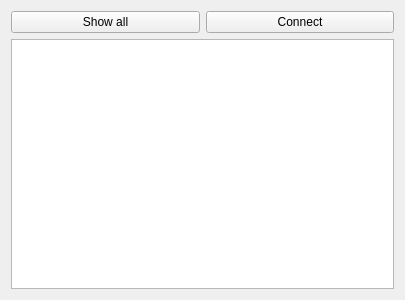
<?xml version="1.0" encoding="UTF-8"?>
<ui version="4.0">
 <class>Network_layout</class>
 <widget class="QWidget" name="Network_layout">
  <property name="geometry">
   <rect>
    <x>0</x>
    <y>0</y>
    <width>405</width>
    <height>300</height>
   </rect>
  </property>
  <property name="sizePolicy">
   <sizepolicy hsizetype="Expanding" vsizetype="Expanding">
    <horstretch>0</horstretch>
    <verstretch>1</verstretch>
   </sizepolicy>
  </property>
  <property name="windowTitle">
   <string>Form</string>
  </property>
  <layout class="QVBoxLayout" name="verticalLayout">
   <item>
    <layout class="QHBoxLayout" name="horizontalLayout">
     <item>
      <widget class="QPushButton" name="btn_showAll">
       <property name="sizePolicy">
        <sizepolicy hsizetype="Expanding" vsizetype="Fixed">
         <horstretch>0</horstretch>
         <verstretch>0</verstretch>
        </sizepolicy>
       </property>
       <property name="text">
        <string>Show all</string>
       </property>
       <property name="autoDefault">
        <bool>false</bool>
       </property>
       <property name="default">
        <bool>false</bool>
       </property>
      </widget>
     </item>
     <item>
      <widget class="QPushButton" name="btn_connect">
       <property name="sizePolicy">
        <sizepolicy hsizetype="Expanding" vsizetype="Fixed">
         <horstretch>0</horstretch>
         <verstretch>0</verstretch>
        </sizepolicy>
       </property>
       <property name="text">
        <string>Connect</string>
       </property>
       <property name="checkable">
        <bool>false</bool>
       </property>
       <property name="checked">
        <bool>false</bool>
       </property>
       <property name="autoRepeat">
        <bool>true</bool>
       </property>
       <property name="autoDefault">
        <bool>false</bool>
       </property>
       <property name="default">
        <bool>false</bool>
       </property>
       <property name="flat">
        <bool>false</bool>
       </property>
      </widget>
     </item>
    </layout>
   </item>
   <item>
    <widget class="QListWidget" name="addres_listWidget"/>
   </item>
  </layout>
 </widget>
 <tabstops>
  <tabstop>btn_connect</tabstop>
  <tabstop>btn_showAll</tabstop>
 </tabstops>
 <resources/>
 <connections/>
</ui>
